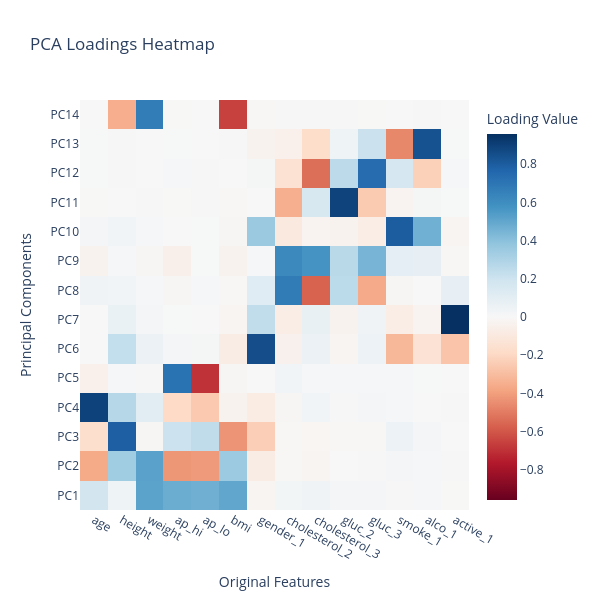

Notebook cell for this chart:
### Code cell
fig = go.Figure(data=go.Heatmap(
    z=loadings.values,
    x=loadings.columns,
    y=loadings.index,
    colorscale='RdBu',
    zmid=0,
    colorbar=dict(title='Loading Value')
))
fig.update_layout(
    title='PCA Loadings Heatmap',
    xaxis_title='Original Features',
    yaxis_title='Principal Components',
    width=600,
    height=600
)
fig.show()

### Figure 1 — Plotly figure (JSON) as saved in the notebook; plotly's stock layout.template omitted (floating-point values rounded to 4 significant figures; data arrays with more than 128 entries replaced by an {"elided": "..."} marker saying what was removed)
{"data": [{"colorbar": {"title": {"text": "Loading Value"}}, "colorscale": [[0, "rgb(103,0,31)"], [0.1, "rgb(178,24,43)"], [0.2, "rgb(214,96,77)"], [0.3, "rgb(244,165,130)"], [0.4, "rgb(253,219,199)"], [0.5, "rgb(247,247,247)"], [0.6, "rgb(209,229,240)"], [0.7, "rgb(146,197,222)"], [0.8, "rgb(67,147,195)"], [0.9, "rgb(33,102,172)"], [1, "rgb(5,48,97)"]], "type": "heatmap", "x": ["age", "height", "weight", "ap_hi", "ap_lo", "bmi", "gender_1", "cholesterol_2", "cholesterol_3", "gluc_2", "gluc_3", "smoke_1", "alco_1", "active_1"], "y": ["PC1", "PC2", "PC3", "PC4", "PC5", "PC6", "PC7", "PC8", "PC9", "PC10", "PC11", "PC12", "PC13", "PC14"], "z": {"elided": "14x14 float values"}, "zmid": 0}], "layout": {"height": 600, "title": {"text": "PCA Loadings Heatmap"}, "width": 600, "xaxis": {"title": {"text": "Original Features"}}, "yaxis": {"title": {"text": "Principal Components"}}}}
